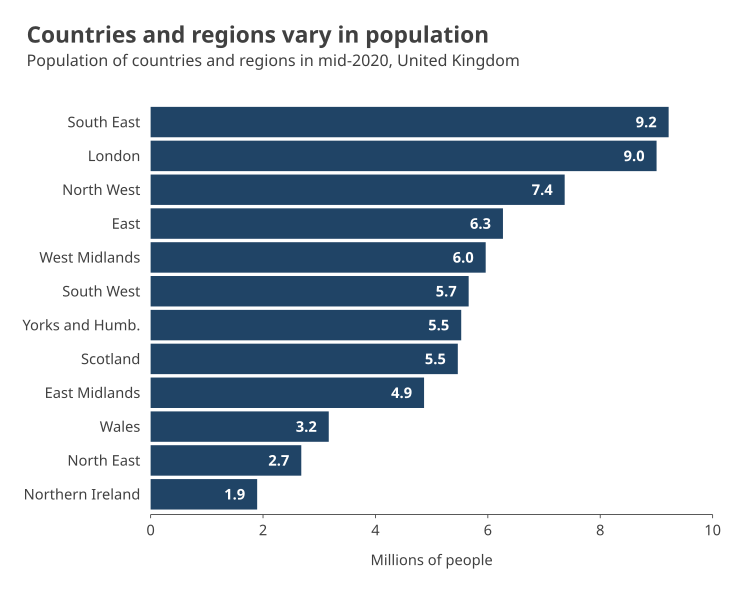

Generate this figure with R:
# This is an example of how to make a labelled bar chart using the pilot
# package.
#
# This script is self-contained: running it will create a PNG and an SVG of the
# example chart in the same directory. To run the script will need to ensure:
#
# 1. You have installed all of the packages that the script imports
# 2. You have the dataset "bar-chart-labels.csv" in the same directory
#
# See the readme on GitHub to find out how to install the package.
#
# To run the script, type the following code in your R console:
#
# source("bar-chart-labels.R")

# Imports ---------------------------------------------------------------------

library(tidyverse)
library(pilot)

# Read in and prepare the data ------------------------------------------------

# Load the data from the csv as a dataframe
df <- read_csv("bar-chart-labels.csv")

# Turn the region column into a factor and order it by the population in each
# region: this sorts the bars in the chart from largest to smallest
df$region <- factor(df$region)
df$region <- fct_reorder(df$region, df$population, max)

# Create the plot -------------------------------------------------------------

# Use ggplot to create a plot with data
plot <- ggplot(data = df) +
    # Add a column geometry for the bars
    geom_col(
        mapping = aes(
            x = population,
            y = region),
        fill = pilot_color("navy")) +
    # Add a text geometry for the labels: geom_text_pilot uses the theme fonts
    geom_text_pilot(
        mapping = aes(
            x = population,
            y = region,
            label = format(population, digits = 2)),
        hjust = "center",
        nudge_x = -0.4) +
    # Set labels for the axes, but don't set titles here
    labs(
        x = "Millions of people",
        y = NULL) +
    # Configure the the x and y axes, removing the expansion for the x axis
    scale_x_continuous(
        limits = c(0, 10),
        breaks = seq(0, 10, 2),
        expand = c(0,0)) +
    scale_y_discrete(
        expand = expansion(add = c(0.6, 0.6))) +
    # Add the Pilot theme, setting a bottom axis with no gridlines
    theme_pilot(
        axes = "b",
        grid = "")

# After creating the plot, add a title and subtitle with add_pilot_titles
plot <- add_pilot_titles(
    plot,
    title = "Countries and regions vary in population",
    subtitle = "Population of countries and regions in mid-2020, United Kingdom")

# Save the plot in different formats ------------------------------------------

# Save a high resolution export of the plot as a png
ggsave(
    filename = "bar-chart-labels.png",
    plot = plot,
    width = 7.7,
    height = 6.2,
    dpi = 400)

# Save an editable verson of the plot as an svg
ggsave(
    filename = "bar-chart-labels.svg",
    plot = plot,
    width = 7.7,
    height = 6.2,
    dpi = 400)
